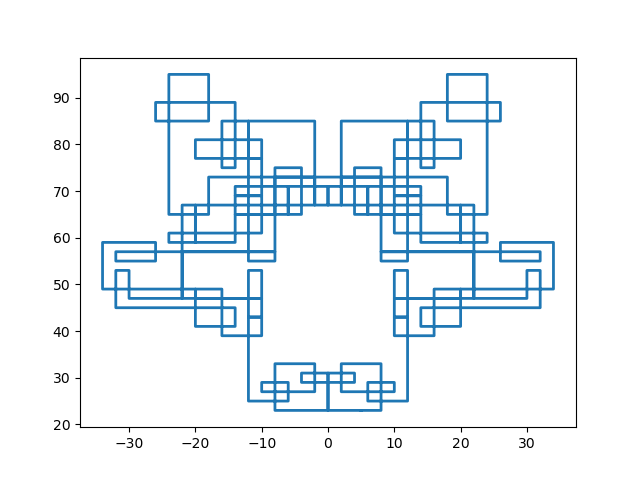

The Python source for this figure:
#! /usr/bin/env python3
#
import numpy as np
import matplotlib.pyplot as plt

def is_prime(a):
  """ Return True if a is a prime number. """
  if a==2:
    return True
  if not a % 2:
    return False
  for d in range(3, int(np.sqrt(a)) + 1, 2):
    if not a % d:
      return False
  return True

def is_gaussian_prime ( c ):
  """ Return True if c = x + iy is a Gaussian prime (otherwise False). """

  x, y = c
  if x==0 or y==0:
    a = abs(x) or abs(y)
    return is_prime(a) and a % 4 == 3
  a = x**2 + y**2
  return is_prime(a)

def turn_left ( c ):
  """ Permute (1,0) -> (0,1) -> (-1,0) -> (0,-1) -> (1,0). """
  dx, dy = c
  return -dy, dx

def gps_hill ( cstart = 5 + 23j ):
#
# Starting point and direction
#
  x0 = cstart.real
  y0 = cstart.imag

  x, y = x0, y0
  dx, dy = 1, 0
#
#  Keep track of the points on our spiral path in these lists
#
  pathx, pathy = [x], [y]
#
#  It isn't known whether every iteration produces a closed loop so
#  set a maximum number of steps to take
#
  max_steps = 10000

  step = 0
  while step < max_steps:
    step += 1
    x, y = x+dx, y+dy
    pathx.append(x)
    pathy.append(y)
    if (x,y) == (x0,y0):
      print('Returned to ({}, {}) in {} steps.'.format(x, y, step))
      break
    if is_gaussian_prime ( ( x, y ) ):
      dx, dy = turn_left ( ( dx, dy ) )
  else:
    print('max_steps = {} reached.'.format(max_steps))

  plt.plot ( pathx, pathy, lw = 2 )
  filename = 'gps_hill.png'
  plt.savefig ( filename )
  print ( '  Graphics saved as "' + filename + '"' )
  plt.close ( )

  return

if ( __name__ == "__main__" ):
  gps_hill ( 5 + 23j )
